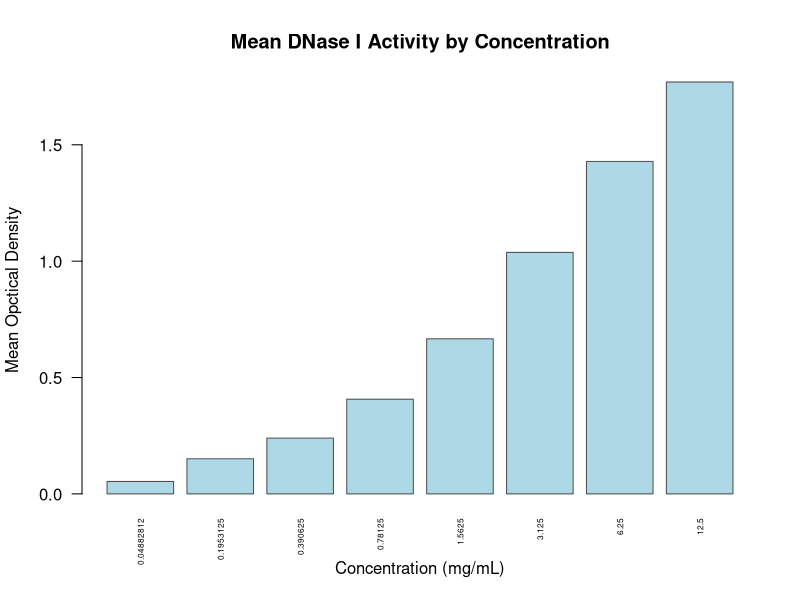

Write R code to recreate this figure.

# Plots in Base R ---------------------------------------------------------

data(DNase)
View(DNase)

head(DNase, 3)
?DNase

mean_density <- aggregate(density~conc,
                          data=DNase,
                          FUN=mean)
barplot(
  height = mean_density$density,
  names.arg = mean_density$conc,
  col = "lightblue",
  border = "grey30",
  main = "Mean DNase I Activity by Concentration",
  xlab = "Concentration (mg/mL)",
  ylab = "Mean Opctical Density",
  las = 2,
  cex.names = 0.5
)
